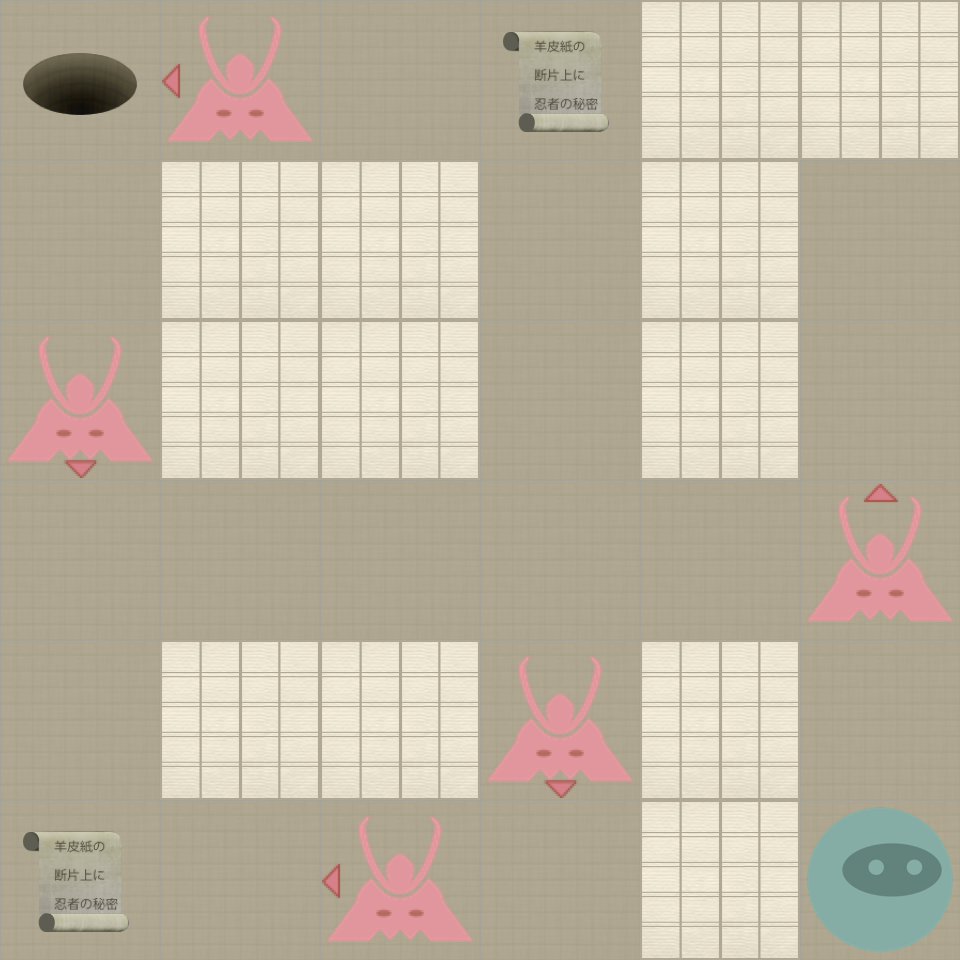

A 2D game scene composited from a Tiled map and its tileset images. What follows is a short description and the map's XML, with each tile layer's data collapsed to a summary:
An orthogonal 6x6 tile map with 160x160 px tiles, 2 tile layers (Level, Actors).

<map version="1.0" orientation="orthogonal" width="6" height="6" tilewidth="160" tileheight="160">
 <properties>
  <property name="moves" value="14" />
 </properties>
 <tileset firstgid="1" name="tiles" tilewidth="160" tileheight="160" spacing="2" margin="2">
  <image source="tiles-ipadhd.png" width="1024" height="1024" />
  <tile id="0">
   <properties>
    <property name="actor" value="exit" />
   </properties>
  </tile>
  <tile id="2">
   <properties>
    <property name="actor" value="guard" />
    <property name="direction" value="down" />
   </properties>
  </tile>
  <tile id="3">
   <properties>
    <property name="actor" value="guard" />
    <property name="direction" value="left" />
   </properties>
  </tile>
  <tile id="4">
   <properties>
    <property name="actor" value="guard" />
    <property name="direction" value="right" />
   </properties>
  </tile>
  <tile id="5">
   <properties>
    <property name="actor" value="guard" />
    <property name="direction" value="up" />
   </properties>
  </tile>
  <tile id="7">
   <properties>
    <property name="actor" value="player" />
   </properties>
  </tile>
  <tile id="8">
   <properties>
    <property name="actor" value="scroll" />
   </properties>
  </tile>
  <tile id="9">
   <properties>
    <property name="wall" value="1" />
   </properties>
  </tile>
 </tileset>
 <layer name="Level" width="6" height="6">
  <data>[36 cells, 36 non-empty, 2 distinct tile ids]</data>
 </layer>
 <layer name="Actors" width="6" height="6">
  <data>[36 cells, 9 non-empty, 6 distinct tile ids]</data>
 </layer>
</map>
